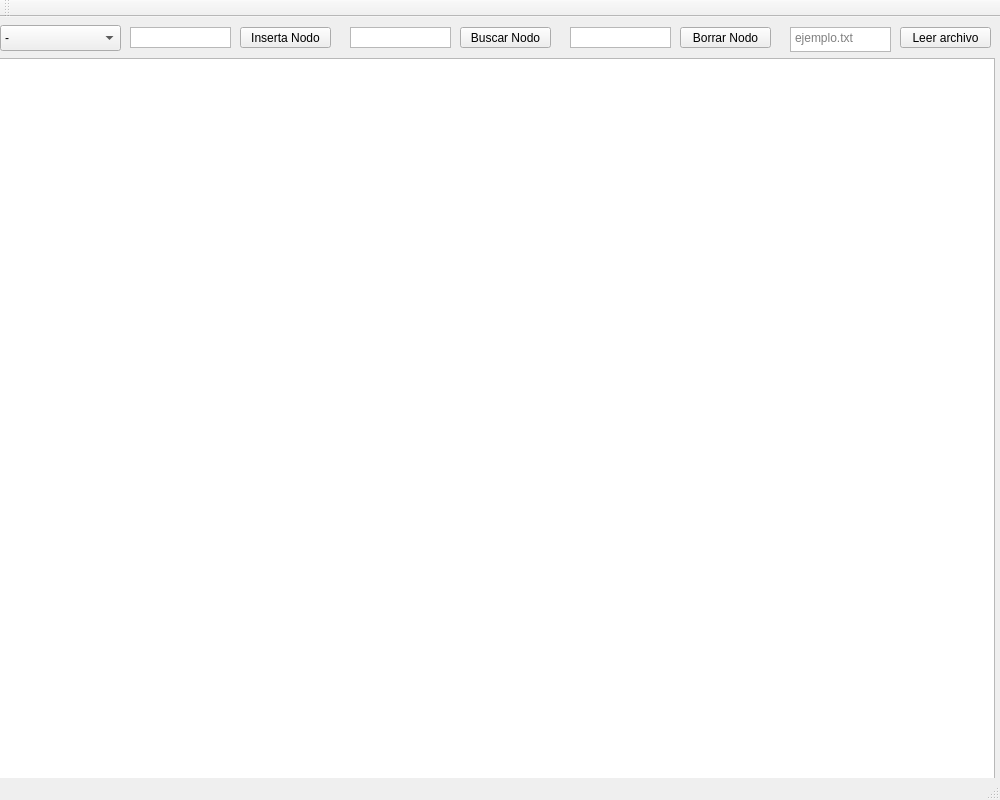
<?xml version="1.0" encoding="UTF-8"?>
<ui version="4.0">
 <class>MainWindow</class>
 <widget class="QMainWindow" name="MainWindow">
  <property name="geometry">
   <rect>
    <x>0</x>
    <y>0</y>
    <width>1000</width>
    <height>800</height>
   </rect>
  </property>
  <property name="windowTitle">
   <string>MainWindow</string>
  </property>
  <widget class="QWidget" name="centralWidget">
   <property name="sizePolicy">
    <sizepolicy hsizetype="Preferred" vsizetype="Preferred">
     <horstretch>0</horstretch>
     <verstretch>0</verstretch>
    </sizepolicy>
   </property>
   <widget class="QPushButton" name="pushButton">
    <property name="geometry">
     <rect>
      <x>240</x>
      <y>10</y>
      <width>91</width>
      <height>21</height>
     </rect>
    </property>
    <property name="text">
     <string>Inserta Nodo</string>
    </property>
   </widget>
   <widget class="QGraphicsView" name="graphicsView">
    <property name="geometry">
     <rect>
      <x>-5</x>
      <y>41</y>
      <width>1000</width>
      <height>800</height>
     </rect>
    </property>
    <property name="sizePolicy">
     <sizepolicy hsizetype="Expanding" vsizetype="Expanding">
      <horstretch>0</horstretch>
      <verstretch>0</verstretch>
     </sizepolicy>
    </property>
   </widget>
   <widget class="QTextEdit" name="insNum">
    <property name="geometry">
     <rect>
      <x>130</x>
      <y>10</y>
      <width>101</width>
      <height>21</height>
     </rect>
    </property>
    <property name="inputMethodHints">
     <set>Qt::ImhDigitsOnly|Qt::ImhMultiLine</set>
    </property>
    <property name="verticalScrollBarPolicy">
     <enum>Qt::ScrollBarAlwaysOff</enum>
    </property>
    <property name="horizontalScrollBarPolicy">
     <enum>Qt::ScrollBarAsNeeded</enum>
    </property>
    <property name="html">
     <string>&lt;!DOCTYPE HTML PUBLIC &quot;-//W3C//DTD HTML 4.0//EN&quot; &quot;http://www.w3.org/TR/REC-html40/strict.dtd&quot;&gt;
&lt;html&gt;&lt;head&gt;&lt;meta name=&quot;qrichtext&quot; content=&quot;1&quot; /&gt;&lt;style type=&quot;text/css&quot;&gt;
p, li { white-space: pre-wrap; }
&lt;/style&gt;&lt;/head&gt;&lt;body style=&quot; font-family:'.SF NS Text'; font-size:13pt; font-weight:400; font-style:normal;&quot;&gt;
&lt;p style=&quot;-qt-paragraph-type:empty; margin-top:0px; margin-bottom:0px; margin-left:0px; margin-right:0px; -qt-block-indent:0; text-indent:0px;&quot;&gt;&lt;br /&gt;&lt;/p&gt;&lt;/body&gt;&lt;/html&gt;</string>
    </property>
   </widget>
   <widget class="QTextEdit" name="buscNum">
    <property name="geometry">
     <rect>
      <x>350</x>
      <y>10</y>
      <width>101</width>
      <height>21</height>
     </rect>
    </property>
    <property name="inputMethodHints">
     <set>Qt::ImhDigitsOnly|Qt::ImhMultiLine</set>
    </property>
    <property name="verticalScrollBarPolicy">
     <enum>Qt::ScrollBarAlwaysOff</enum>
    </property>
    <property name="horizontalScrollBarPolicy">
     <enum>Qt::ScrollBarAsNeeded</enum>
    </property>
    <property name="html">
     <string>&lt;!DOCTYPE HTML PUBLIC &quot;-//W3C//DTD HTML 4.0//EN&quot; &quot;http://www.w3.org/TR/REC-html40/strict.dtd&quot;&gt;
&lt;html&gt;&lt;head&gt;&lt;meta name=&quot;qrichtext&quot; content=&quot;1&quot; /&gt;&lt;style type=&quot;text/css&quot;&gt;
p, li { white-space: pre-wrap; }
&lt;/style&gt;&lt;/head&gt;&lt;body style=&quot; font-family:'.SF NS Text'; font-size:13pt; font-weight:400; font-style:normal;&quot;&gt;
&lt;p style=&quot;-qt-paragraph-type:empty; margin-top:0px; margin-bottom:0px; margin-left:0px; margin-right:0px; -qt-block-indent:0; text-indent:0px;&quot;&gt;&lt;br /&gt;&lt;/p&gt;&lt;/body&gt;&lt;/html&gt;</string>
    </property>
   </widget>
   <widget class="QPushButton" name="buscar">
    <property name="geometry">
     <rect>
      <x>460</x>
      <y>10</y>
      <width>91</width>
      <height>21</height>
     </rect>
    </property>
    <property name="text">
     <string>Buscar Nodo</string>
    </property>
   </widget>
   <widget class="QTextEdit" name="borrarNum">
    <property name="geometry">
     <rect>
      <x>570</x>
      <y>10</y>
      <width>101</width>
      <height>21</height>
     </rect>
    </property>
    <property name="inputMethodHints">
     <set>Qt::ImhDigitsOnly|Qt::ImhMultiLine</set>
    </property>
    <property name="verticalScrollBarPolicy">
     <enum>Qt::ScrollBarAlwaysOff</enum>
    </property>
    <property name="horizontalScrollBarPolicy">
     <enum>Qt::ScrollBarAlwaysOff</enum>
    </property>
    <property name="html">
     <string>&lt;!DOCTYPE HTML PUBLIC &quot;-//W3C//DTD HTML 4.0//EN&quot; &quot;http://www.w3.org/TR/REC-html40/strict.dtd&quot;&gt;
&lt;html&gt;&lt;head&gt;&lt;meta name=&quot;qrichtext&quot; content=&quot;1&quot; /&gt;&lt;style type=&quot;text/css&quot;&gt;
p, li { white-space: pre-wrap; }
&lt;/style&gt;&lt;/head&gt;&lt;body style=&quot; font-family:'.SF NS Text'; font-size:13pt; font-weight:400; font-style:normal;&quot;&gt;
&lt;p style=&quot;-qt-paragraph-type:empty; margin-top:0px; margin-bottom:0px; margin-left:0px; margin-right:0px; -qt-block-indent:0; text-indent:0px;&quot;&gt;&lt;br /&gt;&lt;/p&gt;&lt;/body&gt;&lt;/html&gt;</string>
    </property>
   </widget>
   <widget class="QPushButton" name="borrar">
    <property name="geometry">
     <rect>
      <x>680</x>
      <y>10</y>
      <width>91</width>
      <height>21</height>
     </rect>
    </property>
    <property name="text">
     <string>Borrar Nodo</string>
    </property>
   </widget>
   <widget class="QComboBox" name="comboBox">
    <property name="geometry">
     <rect>
      <x>0</x>
      <y>8</y>
      <width>121</width>
      <height>26</height>
     </rect>
    </property>
    <property name="currentText">
     <string>-</string>
    </property>
    <item>
     <property name="text">
      <string>-</string>
     </property>
    </item>
    <item>
     <property name="text">
      <string>Avl</string>
     </property>
    </item>
    <item>
     <property name="text">
      <string>Rojinegro</string>
     </property>
    </item>
    <item>
     <property name="text">
      <string>2/3</string>
     </property>
    </item>
   </widget>
   <widget class="QPushButton" name="botonLeer">
    <property name="geometry">
     <rect>
      <x>900</x>
      <y>10</y>
      <width>91</width>
      <height>21</height>
     </rect>
    </property>
    <property name="text">
     <string>Leer archivo</string>
    </property>
   </widget>
   <widget class="QTextEdit" name="boxArchivo">
    <property name="geometry">
     <rect>
      <x>790</x>
      <y>10</y>
      <width>101</width>
      <height>25</height>
     </rect>
    </property>
    <property name="inputMethodHints">
     <set>Qt::ImhMultiLine</set>
    </property>
    <property name="verticalScrollBarPolicy">
     <enum>Qt::ScrollBarAlwaysOff</enum>
    </property>
    <property name="horizontalScrollBarPolicy">
     <enum>Qt::ScrollBarAlwaysOff</enum>
    </property>
    <property name="html">
     <string>&lt;!DOCTYPE HTML PUBLIC &quot;-//W3C//DTD HTML 4.0//EN&quot; &quot;http://www.w3.org/TR/REC-html40/strict.dtd&quot;&gt;
&lt;html&gt;&lt;head&gt;&lt;meta name=&quot;qrichtext&quot; content=&quot;1&quot; /&gt;&lt;style type=&quot;text/css&quot;&gt;
p, li { white-space: pre-wrap; }
&lt;/style&gt;&lt;/head&gt;&lt;body style=&quot; font-family:'.SF NS Text'; font-size:13pt; font-weight:400; font-style:normal;&quot;&gt;
&lt;p style=&quot;-qt-paragraph-type:empty; margin-top:0px; margin-bottom:0px; margin-left:0px; margin-right:0px; -qt-block-indent:0; text-indent:0px;&quot;&gt;&lt;br /&gt;&lt;/p&gt;&lt;/body&gt;&lt;/html&gt;</string>
    </property>
    <property name="placeholderText">
     <string>ejemplo.txt</string>
    </property>
   </widget>
  </widget>
  <widget class="QMenuBar" name="menuBar">
   <property name="geometry">
    <rect>
     <x>0</x>
     <y>0</y>
     <width>1000</width>
     <height>22</height>
    </rect>
   </property>
  </widget>
  <widget class="QToolBar" name="mainToolBar">
   <attribute name="toolBarArea">
    <enum>TopToolBarArea</enum>
   </attribute>
   <attribute name="toolBarBreak">
    <bool>false</bool>
   </attribute>
  </widget>
  <widget class="QStatusBar" name="statusBar"/>
 </widget>
 <layoutdefault spacing="6" margin="11"/>
 <resources/>
 <connections/>
</ui>
